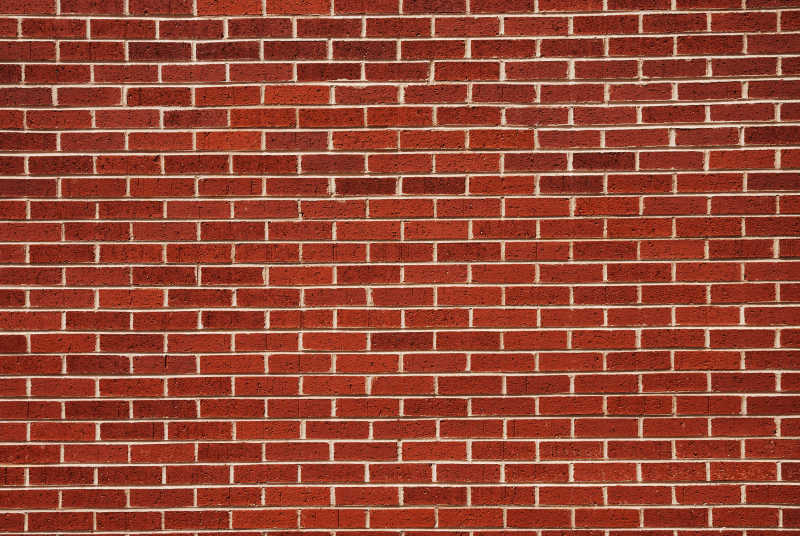
#> input picture build_a_new_wall/regular.jpg, 800 x 536 px
$ python coloredge.py
#> lines starting #> are read from the running program, lines starting #| are printed output that depends on the picture; after the words box and inside, x2 and y2 are one past the last pixel; in counts of white or black regions, pixels touching at a corner belong together
import cv2
import numpy as np
import matplotlib.pyplot as plt
import random
from collections import defaultdict

def extract_by_mortar(image_path, shuffle_top_n=None):
#> called with image_path = 'regular.jpg', shuffle_top_n = 1
    img = cv2.imread(image_path)
#> img is the input picture: shape (536, 800, 3); mean B, G, R 53, 71.4, 149.8
    if img is None:
        raise FileNotFoundError(f"无法读取图像: {image_path}")
    hsv = cv2.cvtColor(img, cv2.COLOR_BGR2HSV)
#> hsv: shape (536, 800, 3); mean H, S, V 6.4, 173.5, 149.8

    # 灰色砖缝颜色范围（低饱和度），下面两行参数需要调
    lower_gray = np.array([0, 0, 0])
    upper_gray = np.array([25, 150, 240])
    mortar_mask = cv2.inRange(hsv, lower_gray, upper_gray) #得到的是砖缝上许多密集的点，没有连成整条砖缝
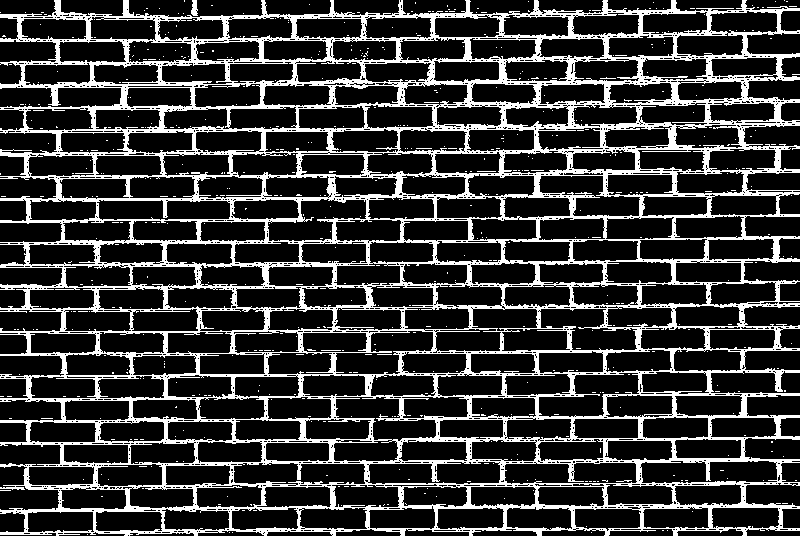
#> mortar_mask: shape (536, 800); 20.6% white; 556 white regions (553 under 20 px), largest, box (x1, y1, x2, y2) and area: (0, 0, 800, 536) 87017, (191, 0, 198, 16) 83, (321, 350, 341, 351) 20

    # 平滑掩膜
    blurred = cv2.blur(mortar_mask, (7, 7))
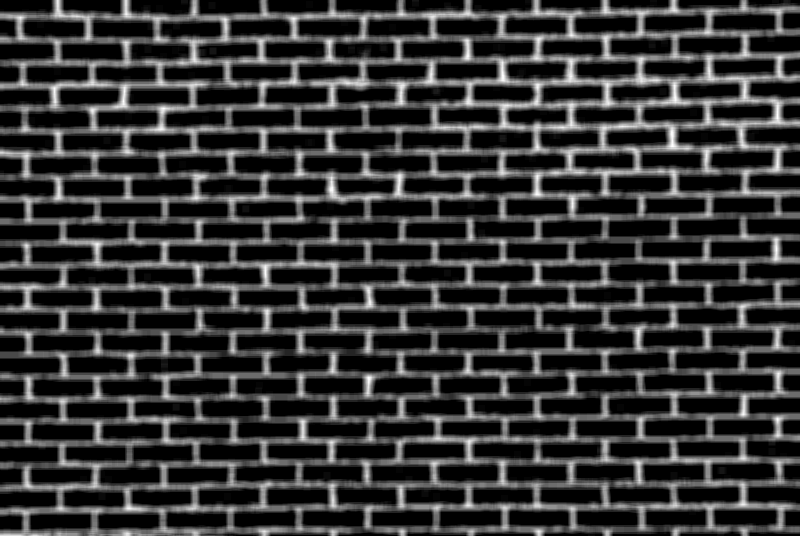
#> blurred: shape (536, 800); min 0, max 255, mean 52.6
    _, cleaned = cv2.threshold(blurred, 50, 255, cv2.THRESH_BINARY) #平滑再阈值，连成整条的砖缝
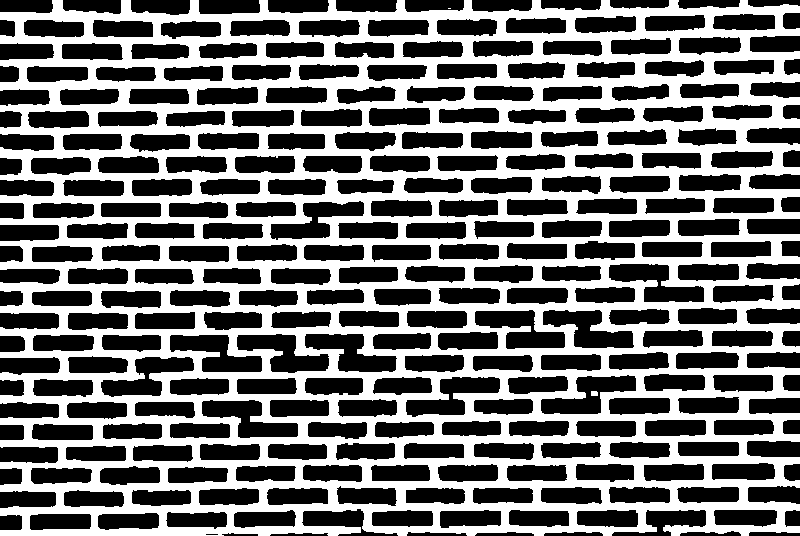
#> cleaned: shape (536, 800); 42.6% white; 3 white regions (1 under 20 px), largest, box (x1, y1, x2, y2) and area: (0, 0, 800, 536) 182769, (591, 391, 598, 396) 34

    # 提取砖块
    brick_mask = cv2.bitwise_not(cleaned)
#> brick_mask: shape (536, 800); 57.4% white; 3 black regions (1 under 20 px)
    contours, _ = cv2.findContours(brick_mask, cv2.RETR_EXTERNAL, cv2.CHAIN_APPROX_SIMPLE)
#> contours = 297 contours, 1 with area under 20; largest, box (x1, y1, x2, y2) and area: (475, 310, 565, 349) 1755, (541, 375, 636, 414) 1754, (543, 310, 634, 348) 1741, (609, 264, 704, 302) 1740, (170, 335, 262, 372) 1739

    bricks = []
    for cnt in contours:
        x, y, w, h = cv2.boundingRect(cnt)
        if w > 30 and h > 15:  # 忽略碎块
            bricks.append(((x, y, x + w, y + h), img[y:y + h, x:x + w]))
#> this loop made 297 passes
#> (x, y, w, h) on passes 2 to 4: (270, 533, 58, 3), (222, 533, 36, 3), (749, 532, 51, 4)
#> after the loop, bricks = 220 items

    # 尺寸聚类
    tolerance = 0.15
    quantized_sizes = []
    grouped = defaultdict(list)

    for rect, b in bricks:
        size = (rect[2] - rect[0], rect[3] - rect[1])
        matched = False
        for i, q in enumerate(quantized_sizes):
            if (abs(size[0] - q[0]) / q[0] < tolerance and
                abs(size[1] - q[1]) / q[1] < tolerance):
                grouped[i].append((rect, b))
                matched = True
                break
        if not matched:
            quantized_sizes.append(size)
            grouped[len(quantized_sizes) - 1].append((rect, b))
#> this loop made 220 passes
#> (rect, size) on passes 1 to 3: ((30, 514, 91, 530), (61, 16)), ((98, 513, 159, 530), (61, 17)), ((166, 512, 227, 529), (61, 17))
#> after the loop, quantized_sizes = [(61, 16), (94, 26), (60, 20), (96, 38), (51, 16)]

    # 按砖块数量降序排序
    sorted_groups = sorted(grouped.items(), key=lambda x: len(x[1]), reverse=True)
#> sorted_groups = 5 items

    # 打乱并重建
    rearranged = img.copy()
    for idx, (group_id, group) in enumerate(sorted_groups):
        if shuffle_top_n is not None and idx >= shuffle_top_n:
            continue  # 跳过非前n类
        patches = [b for _, b in group]
        random.shuffle(patches)
        for i, (rect, _) in enumerate(group):
            x1, y1, x2, y2 = rect
            patch = patches[i % len(patches)]  # 循环使用以防数量不匹配
            try:
                h, w = patch.shape[:2]
                rearranged[y1:y1 + h, x1:x1 + w] = patch
            except Exception as e:
                print(f"Warning: Patch insertion failed at {rect}: {e}")
#> this loop made 5 passes
#> group_id on passes 1 to 5: 0, 3, 2, 4, 1
#| Warning: Patch insertion failed at (748, 486, 800, 504): could not broadcast input array from shape (18,59,3) into shape (18,52,3)
#| Warning: Patch insertion failed at (747, 441, 800, 457): could not broadcast input array from shape (18,59,3) into shape (18,53,3)
#| Warning: Patch insertion failed at (747, 352, 800, 368): could not broadcast input array from shape (16,60,3) into shape (16,53,3)
#| Warning: Patch insertion failed at (746, 308, 800, 324): could not broadcast input array from shape (16,59,3) into shape (16,54,3)
#| Warning: Patch insertion failed at (746, 263, 800, 279): could not broadcast input array from shape (16,60,3) into shape (16,54,3)
#| Warning: Patch insertion failed at (746, 128, 800, 145): could not broadcast input array from shape (17,60,3) into shape (17,54,3)
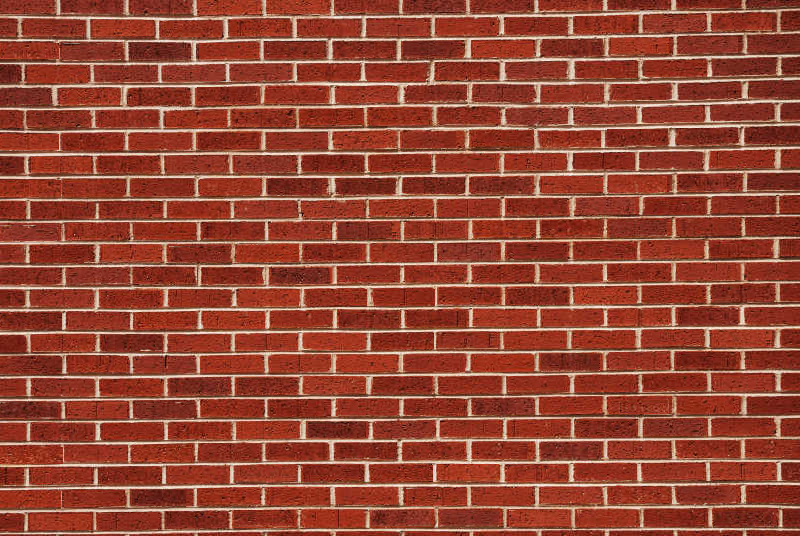
#> rearranged: shape (536, 800, 3); mean B, G, R 52.8, 71.1, 149.6

    return img, cleaned, bricks, rearranged

# 使用
image_path = 'regular.jpg'
shuffle_top_n = 1 #这里如果去掉，可以自适应，但效果可能不好（需打乱的砖块种类上限）
original_img, mortar_mask_img, bricks, shuffled_img = extract_by_mortar(
    image_path, shuffle_top_n)
#> bricks = 220 items

# 显示结果（与原代码相同）
debug_img = original_img.copy()
for rect, _ in bricks:
    x1, y1, x2, y2 = rect
    cv2.rectangle(debug_img, (x1, y1), (x2, y2), (0, 255, 0), 2)
#> this loop made 220 passes
#> (x1, y1, x2, y2) on passes 1 to 3: (30, 514, 91, 530), (98, 513, 159, 530), (166, 512, 227, 529)
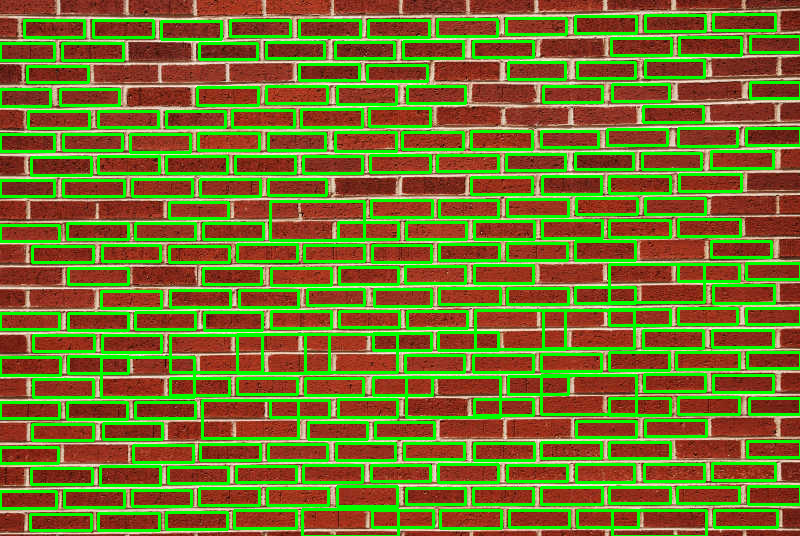
#> debug_img: shape (536, 800, 3); mean B, G, R 42.7, 116.9, 116.5

plt.figure(figsize=(15, 10))
plt.subplot(1, 3, 1)
plt.imshow(cv2.cvtColor(original_img, cv2.COLOR_BGR2RGB))
plt.title("Original Wall")
plt.axis("off")

plt.subplot(1, 3, 2)
plt.imshow(cv2.cvtColor(debug_img, cv2.COLOR_BGR2RGB))
plt.title("Detected Bricks")
plt.axis("off")

plt.subplot(1, 3, 3)
plt.imshow(cv2.cvtColor(shuffled_img, cv2.COLOR_BGR2RGB))
plt.title("Rearranged Wall")
plt.axis("off")

plt.tight_layout()
plt.show()
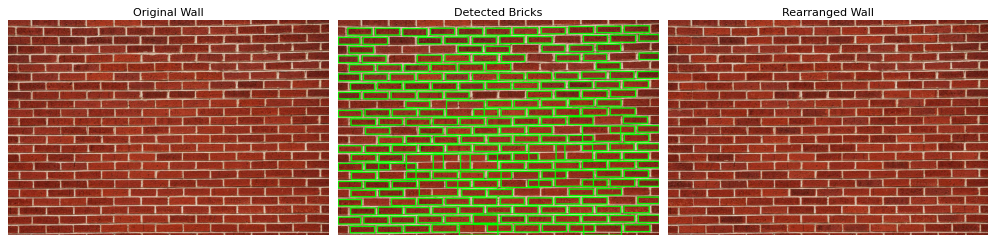
#> figure drawn by matplotlib, 3 panels

$ run again, with build_a_new_wall/wbll.png saved as build_a_new_wall/regular.jpg
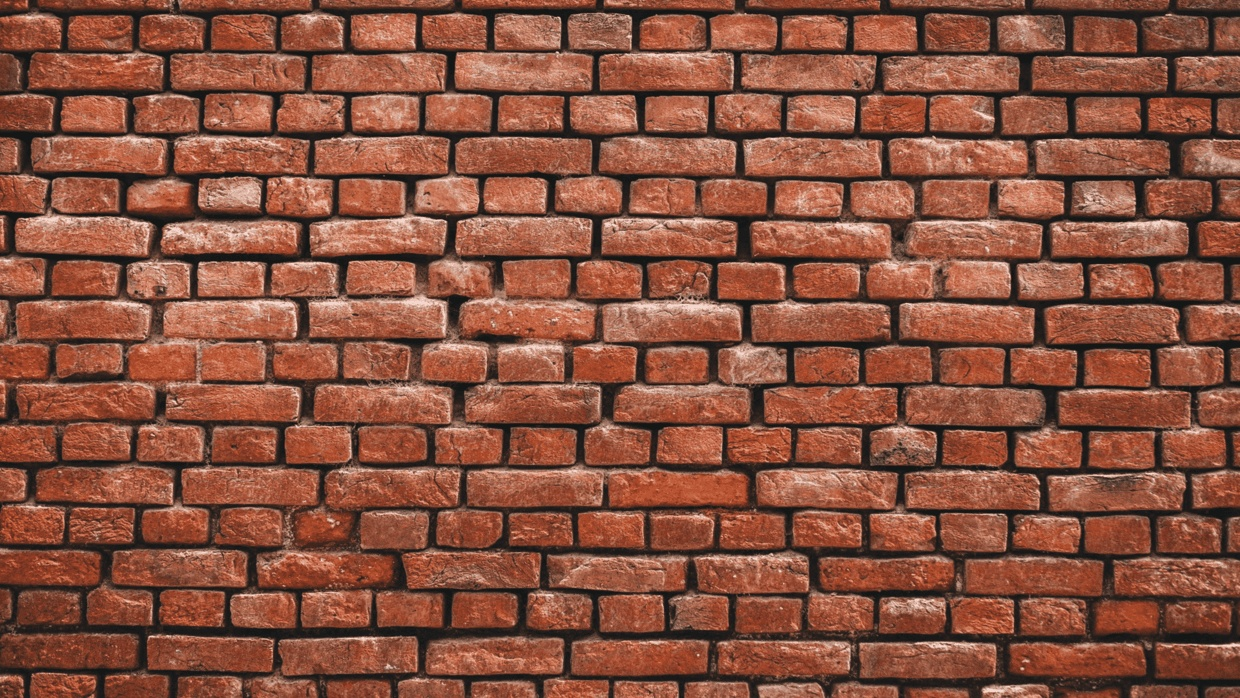
#> input picture build_a_new_wall/wbll.png, 1240 x 698 px
#> in extract_by_mortar, img is the input picture: shape (698, 1240, 3); mean B, G, R 62.7, 81.3, 136.9
#> hsv: shape (698, 1240, 3); mean H, S, V 10.8, 132.8, 136.9
#> mortar_mask: shape (698, 1240); 58.1% white; 9468 black regions (8617 under 20 px), largest, box (x1, y1, x2, y2) and area: (258, 554, 395, 635) 4439, (607, 471, 749, 510) 4240, (967, 560, 1104, 598) 3906
#> cleaned: shape (698, 1240); 81% white; 755 black regions (372 under 20 px), largest, box (x1, y1, x2, y2) and area: (611, 474, 747, 506) 3447, (970, 563, 1100, 594) 2997, (1012, 648, 1143, 676) 2984
#> brick_mask: shape (698, 1240); 19% white; 755 white regions (372 under 20 px)
#> contours = 755 contours, 421 with area under 20; largest, box (x1, y1, x2, y2) and area: (611, 474, 747, 506) 3278, (970, 563, 1100, 594) 3228, (1012, 648, 1143, 676) 2816, (19, 387, 150, 419) 2699, (7, 638, 134, 666) 2618
#> the loop in extract_by_mortar, `for cnt in contours:` made 755 passes
#> (x, y, w, h) on passes 1, 5, 6: (309, 696, 1, 1), (431, 695, 14, 3), (1213, 694, 3, 4)
#> after the loop in extract_by_mortar, `for cnt in contours:`: bricks = 126 items
#> the loop in extract_by_mortar, `for rect, b in bricks:` made 126 passes
#> (rect, size) on passes 1 to 8: ((108, 678, 166, 698), (58, 20)), ((33, 677, 91, 698), (58, 21)), ((950, 658, 990, 676), (40, 18)), ((1158, 650, 1240, 676), (82, 26)), ((1012, 648, 1143, 676), (131, 28)), ((723, 646, 833, 674), (110, 28)), ((579, 646, 704, 675), (125, 29)), ((489, 644, 549, 661), (60, 17))
#> after the loop in extract_by_mortar, `for rect, b in bricks:`: quantized_sizes = [(58, 20), (40, 18), (82, 26), (131, 28), (110, 28), (60, 17), (41, 27), (58, 24), (34, 18), (60, 29), (33, 25), (46, 17), (31, 21), (51, 28), (78, 18), (33, 30), (94, 21), (116, 23), (114, 33), (41, 21), (88, 30), (48, 21)]
#> sorted_groups = 22 items
#> the loop in extract_by_mortar, `for idx, (group_id, group) in enumerate(sorted_groups):` made 22 passes
#> group_id on passes 1 to 8: 9, 6, 7, 3, 0, 13, 10, 2
#> after the loop in extract_by_mortar, `for idx, (group_id, group) in enumerate(sorted_groups):`:
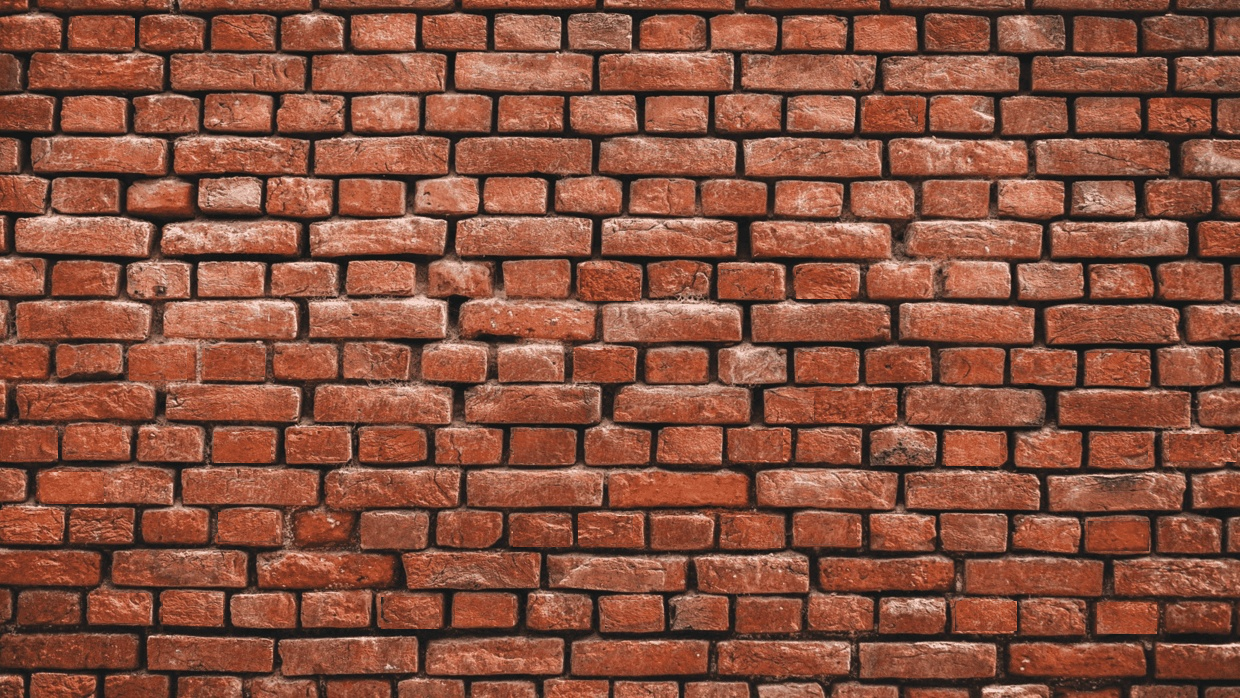
#> rearranged: shape (698, 1240, 3); 7.7% of pixels changed, all inside (x1, y1, x2, y2) = (0, 18, 1237, 634)
#> `original_img, mortar_mask_img, bricks, shuffled_img = extract_by_morta..`: bricks = 126 items
#> the loop `for rect, _ in bricks:` made 126 passes
#> (x1, y1, x2, y2) on passes 1 to 8: (108, 678, 166, 698), (33, 677, 91, 698), (950, 658, 990, 676), (1158, 650, 1240, 676), (1012, 648, 1143, 676), (723, 646, 833, 674), (579, 646, 704, 675), (489, 644, 549, 661)
#> `plt.show()`:
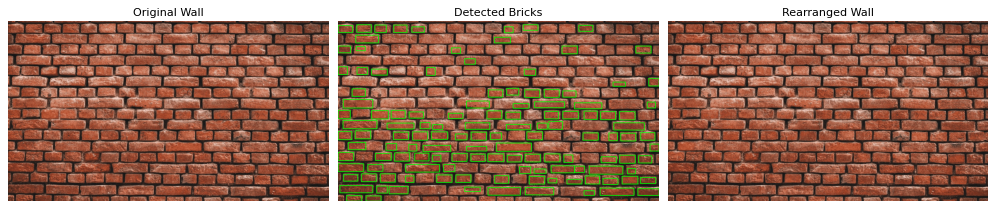
#> figure drawn by matplotlib, 3 panels
